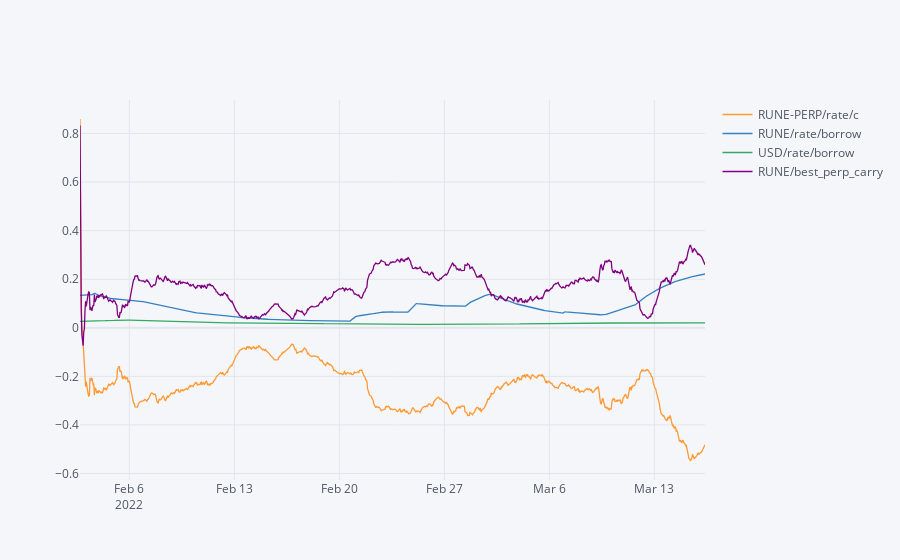

The cell this chart's notebook holds for it:
### Markdown cell above
### rates markets

### Code cell
coins=['RUNE']
selected = [df for df in futures_df.columns if any(df.split('-')[0].split('/')[0]==coin for coin in (coins+['USD']))]
prices=futures_df[[c for c in selected if any(string in c for string in ['price/c'])]]

short_rates=futures_df[[c for c in selected if any(string in c for string in ['PERP/rate/c','rate/borrow'])]]
short_rates=short_rates.ewm(halflife=halflife,times=short_rates.index).mean()

long_rates=futures_df[[c for c in selected if all(['/rate/c' in c,not ('PERP' in c)])]]
long_rates=long_rates

for c in coins:
    long_perp_carry=short_rates[c+'-PERP/rate/c']-short_rates['USD/rate/borrow']
    short_perp_carry=-short_rates[c+'-PERP/rate/c']-short_rates[c+'/rate/borrow']
    short_rates[c+'/best_perp_carry']= pd.concat([long_perp_carry, short_perp_carry]).max(level=0)
   # long_rates[c+'/long_future_carry']=long_rates[c+'-1231/rate/c']-short_rates['USD/rate/borrow']
   # long_rates[c+'/short_future_carry']=-long_rates[c+'-1231/rate/c']-short_rates[c+'/rate/borrow']

pd.concat([short_rates,long_rates],axis=0).iplot()#)secondary_y=list(short_rates.columns)+list(long_rates.columns))

### Figure 1 — Plotly figure (JSON) as saved in the notebook; plotly's stock layout.template omitted (floating-point values rounded to 4 significant figures; data arrays with more than 128 entries replaced by an {"elided": "..."} marker saying what was removed)
{"data": [{"line": {"color": "rgba(255, 153, 51, 1.0)", "dash": "solid", "shape": "linear", "width": 1.3}, "mode": "lines", "name": "RUNE-PERP/rate/c", "text": "", "type": "scatter", "x": {"elided": "2002 str values"}, "y": {"elided": "2002 mixed values"}}, {"line": {"color": "rgba(55, 128, 191, 1.0)", "dash": "solid", "shape": "linear", "width": 1.3}, "mode": "lines", "name": "RUNE/rate/borrow", "text": "", "type": "scatter", "x": {"elided": "2002 str values"}, "y": {"elided": "2002 mixed values"}}, {"line": {"color": "rgba(50, 171, 96, 1.0)", "dash": "solid", "shape": "linear", "width": 1.3}, "mode": "lines", "name": "USD/rate/borrow", "text": "", "type": "scatter", "x": {"elided": "2002 str values"}, "y": {"elided": "2002 mixed values"}}, {"line": {"color": "rgba(128, 0, 128, 1.0)", "dash": "solid", "shape": "linear", "width": 1.3}, "mode": "lines", "name": "RUNE/best_perp_carry", "text": "", "type": "scatter", "x": {"elided": "2002 str values"}, "y": {"elided": "2002 mixed values"}}], "layout": {"legend": {"bgcolor": "#F5F6F9", "font": {"color": "#4D5663"}}, "paper_bgcolor": "#F5F6F9", "plot_bgcolor": "#F5F6F9", "title": {"font": {"color": "#4D5663"}}, "xaxis": {"gridcolor": "#E1E5ED", "showgrid": true, "tickfont": {"color": "#4D5663"}, "title": {"font": {"color": "#4D5663"}, "text": ""}, "zerolinecolor": "#E1E5ED"}, "yaxis": {"gridcolor": "#E1E5ED", "showgrid": true, "tickfont": {"color": "#4D5663"}, "title": {"font": {"color": "#4D5663"}, "text": ""}, "zerolinecolor": "#E1E5ED"}}}
